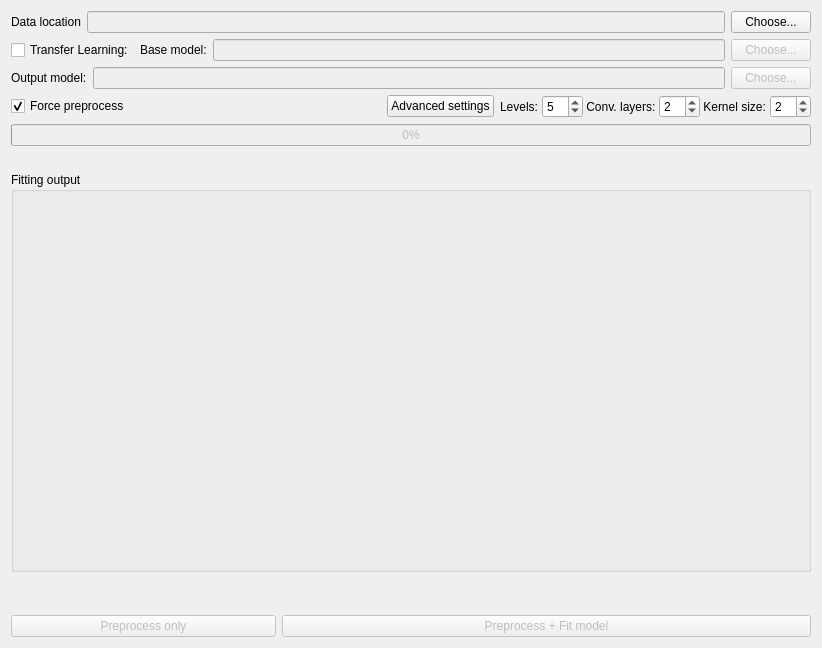
<?xml version="1.0" encoding="UTF-8"?>
<ui version="4.0">
 <class>ModelTrainerUI</class>
 <widget class="QWidget" name="ModelTrainerUI">
  <property name="geometry">
   <rect>
    <x>0</x>
    <y>0</y>
    <width>818</width>
    <height>648</height>
   </rect>
  </property>
  <property name="windowTitle">
   <string>Form</string>
  </property>
  <layout class="QVBoxLayout" name="verticalLayout">
   <item>
    <layout class="QHBoxLayout" name="horizontalLayout" stretch="0,0,0">
     <item>
      <widget class="QLabel" name="label">
       <property name="sizePolicy">
        <sizepolicy hsizetype="Preferred" vsizetype="Fixed">
         <horstretch>0</horstretch>
         <verstretch>0</verstretch>
        </sizepolicy>
       </property>
       <property name="text">
        <string>Data location</string>
       </property>
      </widget>
     </item>
     <item>
      <widget class="QLineEdit" name="location_Text">
       <property name="enabled">
        <bool>false</bool>
       </property>
       <property name="readOnly">
        <bool>true</bool>
       </property>
      </widget>
     </item>
     <item>
      <widget class="QPushButton" name="choose_Button">
       <property name="text">
        <string>Choose...</string>
       </property>
      </widget>
     </item>
    </layout>
   </item>
   <item>
    <layout class="QHBoxLayout" name="horizontalLayout_6">
     <item>
      <widget class="QCheckBox" name="transfer_learning_checkBox">
       <property name="text">
        <string>Transfer Learning:</string>
       </property>
      </widget>
     </item>
     <item>
      <widget class="QLabel" name="label_6">
       <property name="text">
        <string>Base model:</string>
       </property>
      </widget>
     </item>
     <item>
      <widget class="QLineEdit" name="BaseModel_Text">
       <property name="enabled">
        <bool>false</bool>
       </property>
       <property name="readOnly">
        <bool>true</bool>
       </property>
      </widget>
     </item>
     <item>
      <widget class="QPushButton" name="pushButton">
       <property name="enabled">
        <bool>false</bool>
       </property>
       <property name="text">
        <string>Choose...</string>
       </property>
       <property name="autoDefault">
        <bool>true</bool>
       </property>
       <property name="default">
        <bool>false</bool>
       </property>
      </widget>
     </item>
    </layout>
   </item>
   <item>
    <layout class="QHBoxLayout" name="horizontalLayout_2">
     <item>
      <widget class="QLabel" name="label_2">
       <property name="text">
        <string>Output model:</string>
       </property>
      </widget>
     </item>
     <item>
      <widget class="QLineEdit" name="model_location_Text">
       <property name="enabled">
        <bool>false</bool>
       </property>
       <property name="readOnly">
        <bool>true</bool>
       </property>
      </widget>
     </item>
     <item>
      <widget class="QPushButton" name="save_choose_Button">
       <property name="enabled">
        <bool>false</bool>
       </property>
       <property name="text">
        <string>Choose...</string>
       </property>
       <property name="default">
        <bool>true</bool>
       </property>
      </widget>
     </item>
    </layout>
   </item>
   <item>
    <layout class="QHBoxLayout" name="horizontalLayout_3">
     <item>
      <widget class="QCheckBox" name="force_preprocess_check">
       <property name="enabled">
        <bool>true</bool>
       </property>
       <property name="text">
        <string>Force preprocess</string>
       </property>
       <property name="checked">
        <bool>true</bool>
       </property>
      </widget>
     </item>
     <item>
      <spacer name="horizontalSpacer">
       <property name="orientation">
        <enum>Qt::Horizontal</enum>
       </property>
       <property name="sizeHint" stdset="0">
        <size>
         <width>40</width>
         <height>20</height>
        </size>
       </property>
      </spacer>
     </item>
     <item>
      <widget class="QPushButton" name="advanced_button">
       <property name="enabled">
        <bool>true</bool>
       </property>
       <property name="text">
        <string>Advanced settings</string>
       </property>
      </widget>
     </item>
     <item>
      <widget class="QWidget" name="advanced_widget" native="true">
       <property name="enabled">
        <bool>true</bool>
       </property>
       <property name="sizePolicy">
        <sizepolicy hsizetype="Minimum" vsizetype="Preferred">
         <horstretch>0</horstretch>
         <verstretch>0</verstretch>
        </sizepolicy>
       </property>
       <property name="minimumSize">
        <size>
         <width>0</width>
         <height>0</height>
        </size>
       </property>
       <layout class="QHBoxLayout" name="horizontalLayout_5">
        <property name="spacing">
         <number>0</number>
        </property>
        <property name="leftMargin">
         <number>0</number>
        </property>
        <property name="topMargin">
         <number>0</number>
        </property>
        <property name="rightMargin">
         <number>0</number>
        </property>
        <property name="bottomMargin">
         <number>0</number>
        </property>
        <item>
         <widget class="QLabel" name="label_3">
          <property name="enabled">
           <bool>true</bool>
          </property>
          <property name="text">
           <string>Levels: </string>
          </property>
         </widget>
        </item>
        <item>
         <widget class="QSpinBox" name="levels_spin">
          <property name="enabled">
           <bool>true</bool>
          </property>
          <property name="minimum">
           <number>1</number>
          </property>
          <property name="value">
           <number>5</number>
          </property>
         </widget>
        </item>
        <item>
         <widget class="QLabel" name="label_4">
          <property name="enabled">
           <bool>true</bool>
          </property>
          <property name="text">
           <string> Conv. layers: </string>
          </property>
         </widget>
        </item>
        <item>
         <widget class="QSpinBox" name="convlayers_spin">
          <property name="enabled">
           <bool>true</bool>
          </property>
          <property name="value">
           <number>2</number>
          </property>
         </widget>
        </item>
        <item>
         <widget class="QLabel" name="label_5">
          <property name="enabled">
           <bool>true</bool>
          </property>
          <property name="text">
           <string> Kernel size: </string>
          </property>
         </widget>
        </item>
        <item>
         <widget class="QSpinBox" name="kernsize_spin">
          <property name="enabled">
           <bool>true</bool>
          </property>
          <property name="minimum">
           <number>1</number>
          </property>
          <property name="value">
           <number>2</number>
          </property>
         </widget>
        </item>
       </layout>
      </widget>
     </item>
    </layout>
   </item>
   <item>
    <widget class="QProgressBar" name="progressBar">
     <property name="enabled">
      <bool>false</bool>
     </property>
     <property name="value">
      <number>0</number>
     </property>
    </widget>
   </item>
   <item>
    <widget class="QLabel" name="progress_Label">
     <property name="text">
      <string/>
     </property>
    </widget>
   </item>
   <item>
    <widget class="QGroupBox" name="fit_output_box">
     <property name="minimumSize">
      <size>
       <width>800</width>
       <height>400</height>
      </size>
     </property>
     <property name="title">
      <string>Fitting output</string>
     </property>
    </widget>
   </item>
   <item>
    <spacer name="verticalSpacer">
     <property name="orientation">
      <enum>Qt::Vertical</enum>
     </property>
     <property name="sizeType">
      <enum>QSizePolicy::Expanding</enum>
     </property>
     <property name="sizeHint" stdset="0">
      <size>
       <width>20</width>
       <height>45</height>
      </size>
     </property>
    </spacer>
   </item>
   <item>
    <layout class="QHBoxLayout" name="horizontalLayout_4">
     <item>
      <widget class="QPushButton" name="preprocess_Button">
       <property name="enabled">
        <bool>false</bool>
       </property>
       <property name="sizePolicy">
        <sizepolicy hsizetype="Expanding" vsizetype="Fixed">
         <horstretch>1</horstretch>
         <verstretch>0</verstretch>
        </sizepolicy>
       </property>
       <property name="text">
        <string>Preprocess only</string>
       </property>
      </widget>
     </item>
     <item>
      <widget class="QPushButton" name="fit_Button">
       <property name="enabled">
        <bool>false</bool>
       </property>
       <property name="sizePolicy">
        <sizepolicy hsizetype="Expanding" vsizetype="Fixed">
         <horstretch>2</horstretch>
         <verstretch>0</verstretch>
        </sizepolicy>
       </property>
       <property name="text">
        <string>Preprocess + Fit model</string>
       </property>
      </widget>
     </item>
    </layout>
   </item>
  </layout>
 </widget>
 <resources/>
 <connections/>
</ui>
